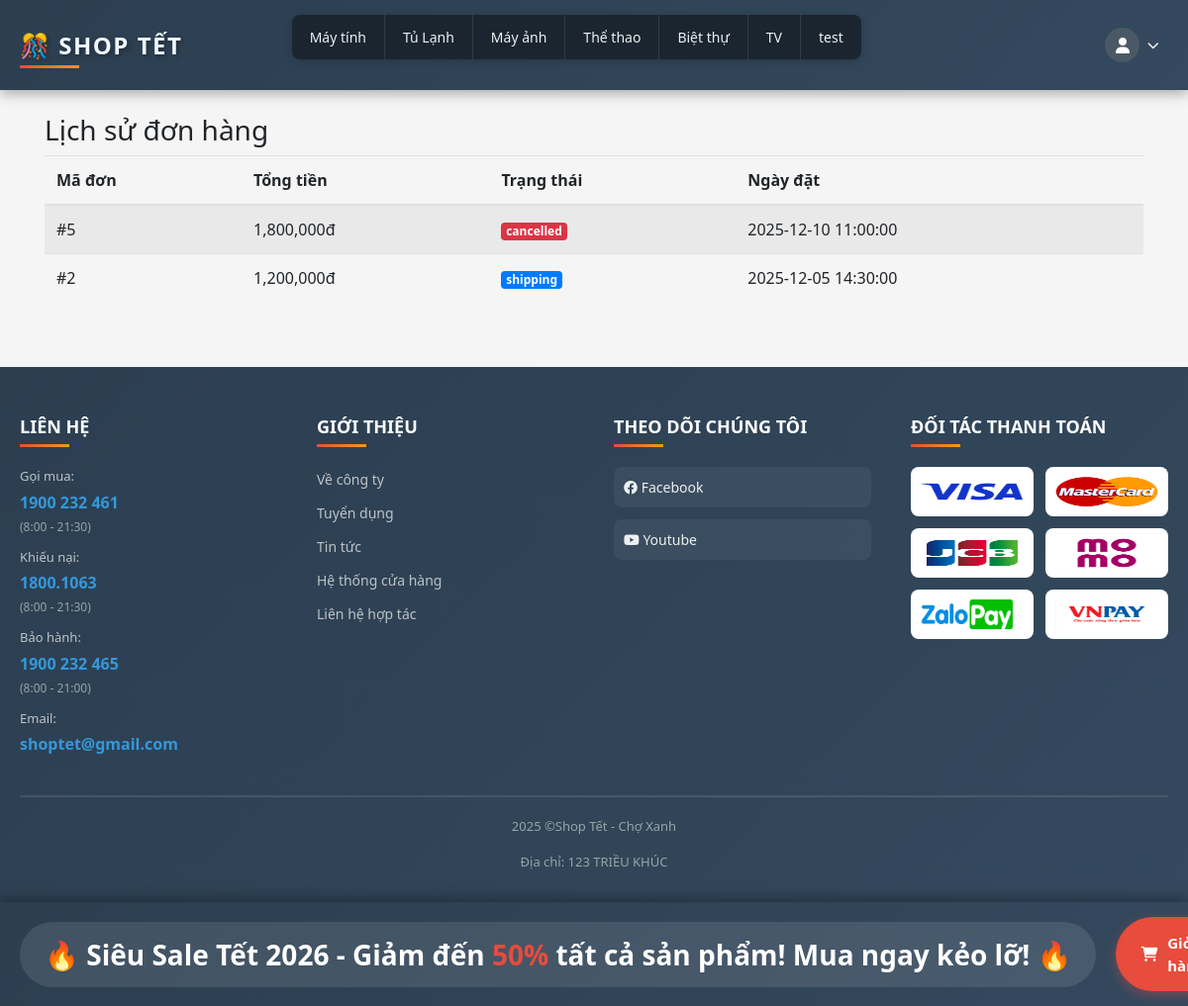
Page /index.php?page=lichsu (signed in) on the earlier database version.
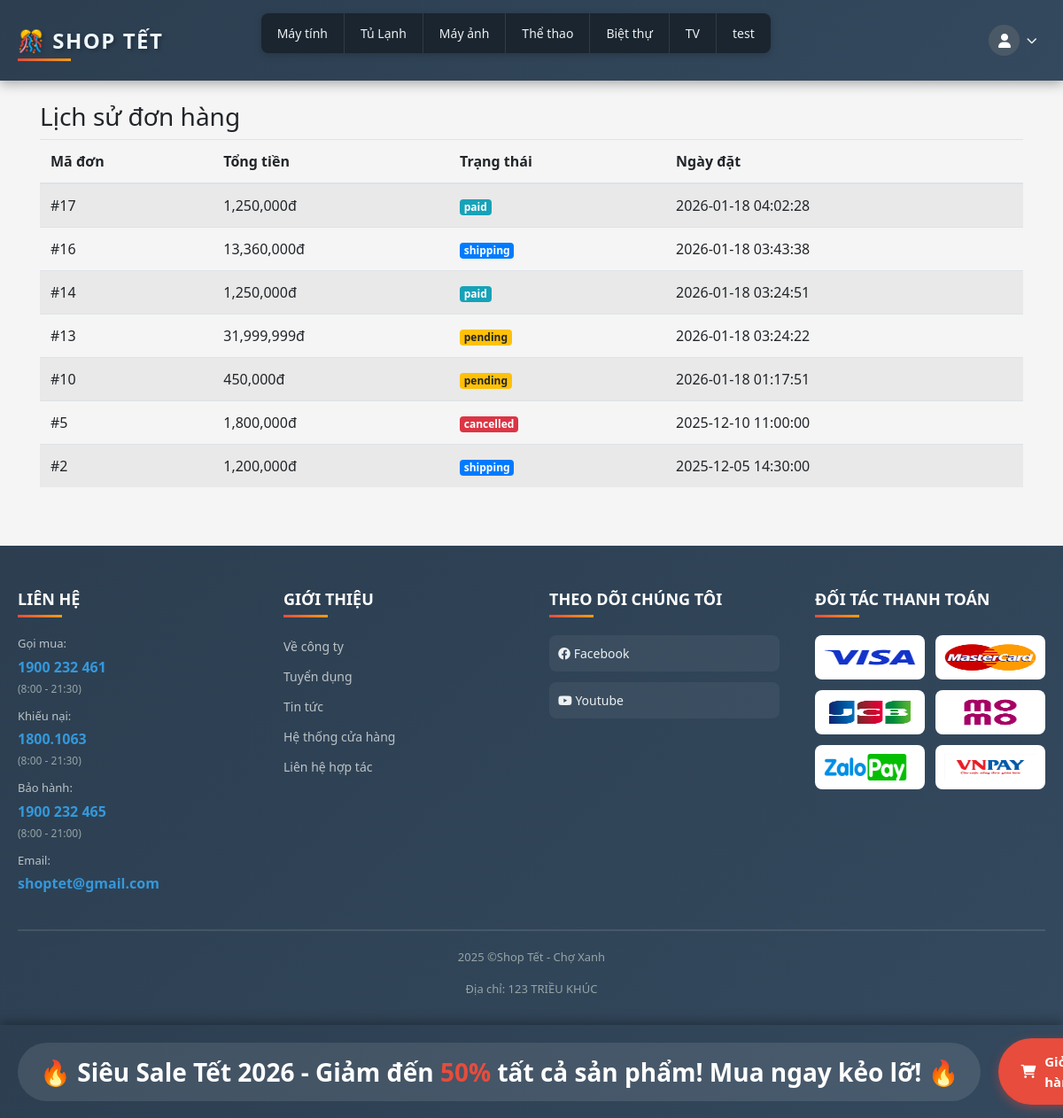
Same page on the later database version.
### tables this page shows
CREATE TABLE `categories` (
  `id` int(11) NOT NULL,
  `name` varchar(100) NOT NULL
);

CREATE TABLE `orders` (
  `id` int(11) NOT NULL,
  `user_id` int(11) DEFAULT NULL,
  `total_amount` decimal(12,2) DEFAULT NULL,
  `status` enum('pending','paid','shipping','completed','cancelled') DEFAULT 'pending',
  `created_at` datetime DEFAULT current_timestamp()
);

### controllers/OrderController.php (called while the page is built, shortened)
<?php
require_once __DIR__ . '/../core/Controller.php';
class OrderController extends Controller {
    private $orderModel;
    public function __construct() {
        $this->orderModel = $this->model('OrderModel');
    }
    public function history() {
        $user_id = $this->getUserId();
        $orders = $this->orderModel->getOrdersByUser($user_id);
        $this->view('order/history', [
            'orders' => $orders
        ]);
    }
}
?>

### core/App.php (called while the page is built, shortened)
<?php
class App {
    protected $controller = 'HomeController';
    protected $method = 'index';
    protected $params = [];
    public function __construct() {
        $page = isset($_GET['page']) ? $_GET['page'] : 'home';
        if (isset($this->routes[$page])) {
            $this->controller = $this->routes[$page][0];
            $this->method = $this->routes[$page][1];
        } else {
            $this->controller = 'HomeController';
            $this->method = 'index';
        }
        $controllerFile = __DIR__ . '/../controllers/' . $this->controller . '.php';
        if (file_exists($controllerFile)) {
            $this->controller = new $this->controller();
        } else {
            require_once __DIR__ . '/../controllers/HomeController.php';
            $this->controller = new HomeController();
            $this->method = 'index';
        }
        call_user_func_array([$this->controller, $this->method], $this->params);
    }
}
?>

### core/Database.php (called while the page is built, shortened)
<?php
class Database {
    private static $instance = null;
    private $conn;
    private $host = "localhost";
    private $username = "root";
    private $password = "";
    private $database = "nhom";
    private function __construct() {
        $this->conn = new mysqli($this->host, $this->username, $this->password, $this->database);
        $this->conn->set_charset("utf8");
    }
    public static function getInstance() {
        if (self::$instance === null) {
            self::$instance = new self();
        }
        return self::$instance;
    }
    public function getConnection() {
        return $this->conn;
    }
}
?>

### core/Model.php (called while the page is built, shortened)
<?php
class Model {
    public function __construct() {
        $this->db = Database::getInstance();
        $this->conn = $this->db->getConnection();
    }
}
?>

### models/OrderModel.php (called while the page is built, shortened)
<?php
require_once __DIR__ . '/../core/Model.php';
class OrderModel extends Model {
    public function getOrdersByUser($userId) {
        $userId = intval($userId);
        $sql = "SELECT * FROM orders WHERE user_id = {$userId} ORDER BY created_at DESC";
        $result = $this->conn->query($sql);
        $data = [];
        if ($result) {
            while ($row = $result->fetch_assoc()) {
                $data[] = $row;
            }
        }
        return $data;
    }
}
?>

### views/order/history.php (the view)
<div class="container mt-4">
    <h3>Lịch sử đơn hàng</h3>
    <?php if (!empty($orders)): ?>
        <table class="table table-striped">
            <thead>
                <tr>
                    <th>Mã đơn</th>
                    <th>Tổng tiền</th>
                    <th>Trạng thái</th>
                    <th>Ngày đặt</th>
                </tr>
            </thead>
            <tbody>
                <?php foreach ($orders as $order): ?>
                    <tr>
                        <td>#<?php echo $order['id']; ?></td>
                        <td><?php echo number_format($order['total_amount'], 0); ?>đ</td>
                        <td>
                            <?php
                            $statusClass = [
                                'pending' => 'warning',
                                'paid' => 'info',
                                'shipping' => 'primary',
                                'completed' => 'success',
                                'cancelled' => 'danger'
                            ];
                            $status = $order['status'];
                            ?>
                            <span class="badge badge-<?php echo $statusClass[$status] ?? 'secondary'; ?>">
                                <?php echo htmlspecialchars($status); ?>
                            </span>
                        </td>
                        <td><?php echo htmlspecialchars($order['created_at']); ?></td>
                    </tr>
                <?php endforeach; ?>
            </tbody>
        </table>
    <?php else: ?>
        <div class="alert alert-info">Bạn chưa có đơn hàng nào.</div>
        <a href="index.php?page=home" class="btn btn-primary">Tiếp tục mua sắm</a>
    <?php endif; ?>
</div>

### partials/head.php (shortened to what this page needs)
<?php
$isLoggedIn = false;
if (class_exists('Database')) {
    $db = Database::getInstance();
    $conn = $db->getConnection();
} else {
    require_once __DIR__ . '/../config/db.php';
}
$sql = "SELECT id, name FROM categories";
$result = $conn->query($sql);
$headerCategories = [];
if ($result) {
    while ($row = $result->fetch_assoc()) {
        $headerCategories[] = $row;
    }
}
if (isset($_SESSION['user_id'])) {
    $isLoggedIn = true;
}
?>
<!DOCTYPE html>
<html lang="vi">
<head>
    <link rel="stylesheet" href="https://stackpath.bootstrapcdn.com/bootstrap/4.5.2/css/bootstrap.min.css">
    <link rel="stylesheet" href="https://cdnjs.cloudflare.com/ajax/libs/font-awesome/6.0.0-beta3/css/all.min.css">
    <link rel="stylesheet" href="css/head.css">
    <link rel="stylesheet" href="css/product.css">
    <link rel="stylesheet" href="css/auth.css">
    <link rel="stylesheet" href="css/profile.css">
</head>
<body>
    <header>
        <div class="header-container">
            <div class="header-top">
                <a href="index.php" class="logo-link" style="color: aliceblue !important; text-decoration: none !important;">
                    <div class="logo" style="color: inherit; text-decoration: none;">🎊 Shop Tết</div>
                </a>
                <ul class="menu">
                    <?php
                    $visibleCount = 8;
                    $totalCategories = count($headerCategories);
                    for ($i = 0; $i < min($visibleCount, $totalCategories); $i++):
                        $cat = $headerCategories[$i];
                        ?>
                        <li>
                            <a href="index.php?page=category&id=<?= $cat['id'] ?>">
                                <?= htmlspecialchars($cat['name']) ?>
                            </a>
                        </li>
                    <?php endfor; ?>
                </ul>
                <?php if ($isLoggedIn): ?>
                    <div class="user-menu-container">
                        <div class="user-avatar-wrapper" id="userAvatar">
                            <div class="user-avatar">
                                <i class="fa-solid fa-user"></i>
                            </div>
                            <i class="fas fa-chevron-down caret-icon"></i>
                        </div>
                    </div>
                <?php endif; ?>
            </div>
        </div>
    </header>
    <div class="bottom-bar">
        <div class="bottom-container">
            <div class="ads-section">
                <div class="ads-text">
                    <span>🔥 Siêu Sale Tết 2026 - Giảm đến <b>50%</b> tất cả sản phẩm! Mua ngay kẻo lỡ! 🔥</span>
                </div>
            </div>
            <a href="index.php?page=cart" class="cart-button"><i class="fa-solid fa-cart-shopping"></i>Giỏ hàng</a>
        </div>
    </div>

### index.php (shortened to what this page needs)
<?php
require_once __DIR__ . '/core/Database.php';
require_once __DIR__ . '/core/Model.php';
require_once __DIR__ . '/core/Controller.php';
require_once __DIR__ . '/core/App.php';
require_once __DIR__ . '/partials/head.php';
?>
<div class="main-content-wrapper">
    <?php
    $app = new App();
    ?>
</div>
<?php
require_once __DIR__ . '/partials/footer.php';
?>

### core/Controller.php (shortened to what this page needs)
<?php
class Controller {
    protected function model($model) {
        $modelFile = __DIR__ . '/../models/' . $model . '.php';
        if (file_exists($modelFile)) {
            return new $model();
        }
        return null;
    }
    protected function view($view, $data = []) {
        extract($data);
        $viewFile = __DIR__ . '/../views/' . $view . '.php';
        if (file_exists($viewFile)) {
            require_once $viewFile;
        } else {
            echo "View not found: " . $view;
        }
    }
    protected function getUserId() {
        return isset($_SESSION['user_id']) ? intval($_SESSION['user_id']) : 0;
    }
}
?>

### partials/footer.php
<link rel="stylesheet" href="css/footer.css">
<link rel="stylesheet" href="https://cdnjs.cloudflare.com/ajax/libs/font-awesome/6.0.0/css/all.min.css">
<footer>
    <div class="footer-container">
        <div class="footer-content">
            <div class="footer-column">
                <h3 class="footer-title">Liên hệ</h3>
                <div class="footer-contact">
                    <div class="contact-item">
                        <span class="contact-label">Gọi mua:</span>
                        <a href="tel:1900232461" class="contact-link">1900 232 461</a>
                        <span class="contact-time">(8:00 - 21:30)</span>
                    </div>
                    <div class="contact-item">
                        <span class="contact-label">Khiếu nại:</span>
                        <a href="tel:18001063" class="contact-link">1800.1063</a>
                        <span class="contact-time">(8:00 - 21:30)</span>
                    </div>
                    <div class="contact-item">
                        <span class="contact-label">Bảo hành:</span>
                        <a href="tel:1900232465" class="contact-link">1900 232 465</a>
                        <span class="contact-time">(8:00 - 21:00)</span>
                    </div>
                    <div class="contact-item">
                        <span class="contact-label">Email:</span>
                        <a href="mailto:shoptet@gmail.com" class="contact-link">shoptet@gmail.com</a>
                    </div>
                </div>
            </div>
            <div class="footer-column">
                <h3 class="footer-title">Giới thiệu</h3>
                <ul class="footer-links">
                    <li><a href="index.php?page=about_us">Về công ty</a></li>
                    <li><a href="#">Tuyển dụng</a></li>
                    <li><a href="index.php?page=news">Tin tức</a></li>
                    <li><a href="#">Hệ thống cửa hàng</a></li>
                    <li><a href="#">Liên hệ hợp tác</a></li>
                </ul>
            </div>
            <div class="footer-column">
                <h3 class="footer-title">Theo dõi chúng tôi</h3>
                <div class="social-links">
                    <a href="#" class="social-item facebook" style="color: #ecf0f1 !important; text-decoration: none !important;">
                        <span style="color: inherit; text-decoration: none;"><i class="fa-brands fa-facebook"></i> Facebook</span>
                    </a>
                    <a href="#" class="social-item youtube" style="color: #ecf0f1 !important; text-decoration: none !important;">
                        <span style="color: inherit; text-decoration: none;"><i class="fab fa-youtube"></i> Youtube</span>
                    </a>
                </div>
            </div>
            <div class="footer-column">
                <h3 class="footer-title">Đối tác thanh toán</h3>
                <div class="payment-partners">
                    <div class="partner-logo">
                        <img src="images/visa-logo.png" alt="Visa">
                    </div>
                    <div class="partner-logo">
                        <img src="images/mastercard-logo.png" alt="Mastercard">
                    </div>
                    <div class="partner-logo">
                        <img src="images/jcb-logo.png" alt="JCB">
                    </div>
                    <div class="partner-logo">
                        <img src="images/momo-logo.png" alt="Momo">
                    </div>
                    <div class="partner-logo">
                        <img src="images/zalopay-logo.png" alt="ZaloPay">
                    </div>
                    <div class="partner-logo">
                        <img src="images/vnpay-logo.png" alt="VNPay">
                    </div>
                </div>
            </div>
        </div>
        <div class="footer-bottom">
            <p>2025 ©Shop Tết - Chợ Xanh</p>
            <p> Địa chỉ: 123 TRIỀU KHÚC</p>
        </div>
    </div>
</footer>

### css/head.css (style rules this page uses)
* { margin: 0; padding: 0; box-sizing: border-box; }
html { height: 100%; }
body { font-family: 'Segoe UI', Tahoma, Geneva, Verdana, sans-serif; background-color: #f5f5f5; display: flex; flex-direction: column; min-height: 100vh; padding-bottom: 100px; }
header { background: linear-gradient(135deg, #2c3e50 0%, #34495e 100%); box-shadow: 0 4px 12px rgba(0, 0, 0, 0.3); position: sticky; top: 0; z-index: 1000; }
.header-container { max-width: 1200px; margin: 0 auto; padding: 0 20px; }
.header-top { display: flex; justify-content: space-between; align-items: center; padding: 15px 0; }
.logo { font-size: 24px; font-weight: bold; color: #fff; text-transform: uppercase; letter-spacing: 1.5px; text-shadow: 2px 2px 4px rgba(0, 0, 0, 0.3); position: relative; white-space: nowrap; }
.logo::after { content: ''; position: absolute; bottom: -5px; left: 0; width: 60px; height: 3px; background: linear-gradient(90deg, #e74c3c, #f39c12); }
.menu { list-style: none; display: flex; gap: 0; background-color: #1a252f; border-radius: 8px; overflow: hidden; box-shadow: 0 2px 8px rgba(0, 0, 0, 0.2); position: relative; }
.menu li { position: relative; }
.menu li a { display: block; padding: 12px 18px; color: #ecf0f1; text-decoration: none; font-size: 14px; font-weight: 500; transition: all 0.3s ease; position: relative; overflow: hidden; white-space: nowrap; }
.menu li a::before { content: ''; position: absolute; top: 0; left: -100%; width: 100%; height: 100%; background: linear-gradient(90deg, transparent, rgba(255, 255, 255, 0.1), transparent); transition: left 0.5s ease; }
.menu li a::after { content: ''; position: absolute; bottom: 0; left: 50%; width: 0; height: 3px; background: linear-gradient(90deg, #f39c12, #e74c3c); transition: all 0.3s ease; transform: translateX(-50%); }
.menu li:not(:last-child) a { border-right: 1px solid rgba(255, 255, 255, 0.1); }
.bottom-bar { position: fixed; bottom: 0; left: 0; right: 0; background: linear-gradient(135deg, #2c3e50 0%, #34495e 100%); box-shadow: 0 -4px 12px rgba(0, 0, 0, 0.3); z-index: 1000; padding: 15px 0; }
.bottom-container { max-width: 1200px; margin: 0 auto; padding: 0 20px; display: flex; align-items: center; justify-content: space-between; gap: 20px; }
.ads-section { flex: 1; display: flex; align-items: center; justify-content: space-between; background: rgba(255, 255, 255, 0.1); padding: 12px 25px; border-radius: 50px; gap: 20px; }
.ads-text { color: #fff; font-size: 16px; font-weight: 600; white-space: nowrap; }
.ads-text span { font-size: 28px; }
.ads-text b { color: #e74c3c; }
.cart-button { position: relative; background: #e74c3c; padding: 15px 25px; border-radius: 50px; display: flex; align-items: center; gap: 10px; color: #fff; text-decoration: none; font-weight: 600; font-size: 15px; transition: all 0.3s ease; box-shadow: 0 4px 12px rgba(231, 76, 60, 0.4); }
.logo-link { text-decoration: none; color: inherit; }
.main-content-wrapper { flex-grow: 1; }

### css/profile.css (style rules this page uses)
.user-menu-container { position: relative; display: flex; align-items: center; width: 200px; justify-content: flex-end; }
.user-avatar-wrapper { display: flex; align-items: center; gap: 8px; cursor: pointer; padding: 5px 10px; border-radius: 50px; transition: background 0.2s; }
.user-avatar { width: 35px; height: 35px; background-color: #4b5966; color: white; border-radius: 50%; display: flex; align-items: center; justify-content: center; font-size: 16px; }
.caret-icon { color: #ecf0f1; font-size: 12px; }

Differences in the rows shown:
added orders: id "17", total_amount "1,250,000", status "paid", created_at "2026-01-18 04:02:28"
added orders: id "16", total_amount "13,360,000", status "shipping", created_at "2026-01-18 03:43:38"
added orders: id "14", total_amount "1,250,000", status "paid", created_at "2026-01-18 03:24:51"
added orders: id "13", total_amount "31,999,999", status "pending", created_at "2026-01-18 03:24:22"
added orders: id "10", total_amount "450,000", status "pending", created_at "2026-01-18 01:17:51"
